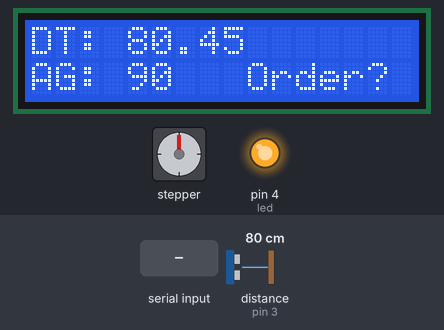
A sketch run on a simulated Arduino Uno, built with avr-gcc and run on an emulated ATmega328P. On the bench: 16×2 character LCD, stepper motor, output pins drawn as LEDs (lit = HIGH). Wiring (inferred from the names in the program): ultrasonic range finder: trigger pin 2; echo pin 3. The test bench sets the inputs (shaded band); at power-on: distance to the obstacle (sensor on pin 3) 80 cm. The echo pulse lasts 58.3 µs per cm; stepper angles assume 256 steps per turn; pins used as bus, display or sensor lines are not drawn; what the sketch prints to the serial monitor is not drawn.

Above: at 0.1 s.
1.3 s: distance to the obstacle (sensor on pin 3) set to 4 cm
3.9 s: "R90\n" received over Serial
7.9 s: distance to the obstacle (sensor on pin 3) set to 9 cm
At 10.0 s:
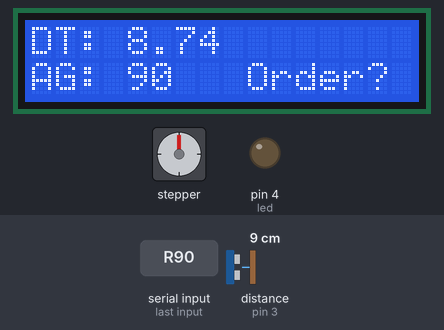
10.5 s: distance to the obstacle (sensor on pin 3) set to 12 cm
At 11.6 s:
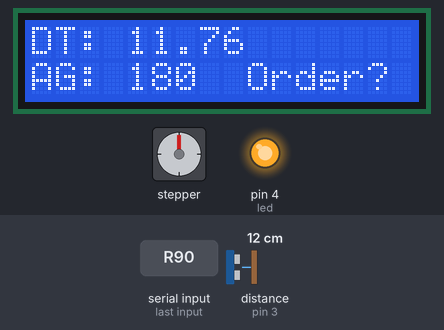
12.8 s: "R" received over Serial
At 13.19 s:
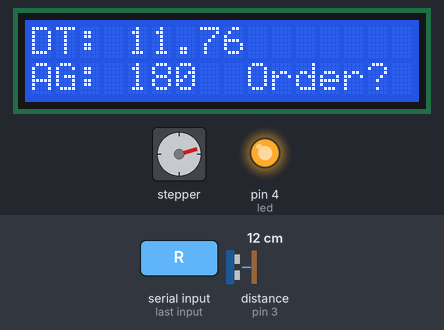
21.5 s: "R,45\n" received over Serial
At 23.09 s:
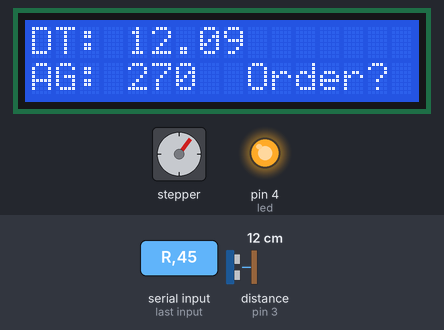
Timing chart, 0 to 35.8 s (numbered marks = the images above; inputs shaded):
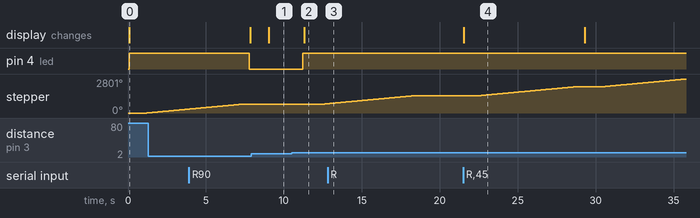

Measured:
- the behaviour switches between 10 and 11 cm on distance to the obstacle (sensor on pin 3) (found by bisection; images 1 and 2)
- after the input at 7.9 s, the display: changes after 1.1 s (image 1)
- after the input at 10.5 s, pin 4 (led): LOW → HIGH after 0.72 s; stepper: turns 46° clockwise in 0.38 s, starting after 1.9 s; the display: changes after 0.82 s (image 2)
- after the input at 12.8 s, stepper: goes on until 18.5 s, then stays 1440°
- after the input at 21.5 s, stepper: turns 720° clockwise in 6.1 s, then 639° clockwise in 5.4 s; the display: changes at once (image 4)

The sketch:

version_2.ino
```cpp
/**
   角度参数说明
  steps=5.68888  旋转1度
  steps=170.666  旋转30度
  steps=256      旋转45度
  steps=341.333  旋转60度
  steps=512      旋转90度
  steps=1024     旋转180度
  steps=2048     旋转360度
*/
#include<Stepper.h>
// 步进电机旋转一圈的步数
const int STEPS = 256;
// 初始化步进电机要使用的Arduino的引脚编号
Stepper myStepper(STEPS, 8 , 9  , 10, 11   );

/**

 */
int a = 512; //电机角度 默认逆时针90°
int b ;//用来转换a的值
int c ;//停止
int d = 10; //超声波空值的距离 默认值是10cm
int i ;//用户是否修改串口判断
int r ;//判断用户选择的时针方向选择
int jd;//用户修改角度的值的判断
int ledjd;//led显示的角度

/**
   超声波
*/
#define led 4//led灯端口
// 发声口
const int TrigPin = 2;
//回声口
const int EchoPin = 3;
//距离
float distance;


/**
   lcd显示屏
*/
#include <Wire.h>  //加载Wire通讯库
#include <LiquidCrystal_I2C.h>  //加载液晶屏库
LiquidCrystal_I2C lcd(0x27, 16, 2); // 设 LCD的地址为0x27，16列2行


//声明用到的函数
int updateDJ(int r);//串口修改电机
void jvliBycsb();//超声波
void initLcd(float distance, int jd); //初始化lcd
void initDJ(int a );//初始化电机


void setup()
{
  // 设置转速，单位r/min
  myStepper.setSpeed(20);//脉冲r/min
  Serial.begin(9600);// 初始化串口

  //超声波操作
  pinMode(TrigPin, OUTPUT);//  发声输出
  pinMode(EchoPin, INPUT);  //  回声输入
  pinMode(led, OUTPUT);//小灯输入口

  //lcd操作
  lcd.begin();     //初始化LCD init
  lcd.backlight(); //打开背光
}

void loop()
{


  initDJ(a);
}


//lcd显示实现 distance：要显示的距离参数，jd:要显示的角度参数
void initLcd(float distance, int jd) {
  lcd.clear();
  //第一排
  lcd.setCursor(0, 0);
  lcd.print("DT:");
  lcd.setCursor(4, 0);
  lcd.print(distance);

  //第二排
  lcd.setCursor(0, 1);
  lcd.print("AG:");

  lcd.setCursor(4, 1);
  lcd.print(ledjd);
  lcd.setCursor(9, 1);
  lcd.print("Order?");
}


//超声波测距函数实现
int  jvliBycsb(float distance, int a1) {
  int getjd;
  //设置
  digitalWrite(TrigPin, LOW);
  delayMicroseconds(2);
  digitalWrite(TrigPin, HIGH);
  delayMicroseconds(10);
  digitalWrite(TrigPin, LOW);
  pinMode(led, OUTPUT);

  //距离逻辑
  distance = pulseIn(EchoPin, HIGH) / 58.0;
  int c;//记录传来的步数
  if (a1 != 0) {
    c = a1;
  }
  if (distance <= d) {
    a1 = 0;
    getjd = 0;
    digitalWrite(led, LOW);//关闭灯光
  } else {
    //电机初始化
    a1 = c;
    digitalWrite(led, HIGH);
  }

  Serial.print("The current distance detected by the sensor is：【");
  Serial.print(distance);
  Serial.print("】cm");
  Serial.println();


  if (a1 == 256) {
    getjd = 45;
  }
  else if (a1 == -256) {
    getjd = -45;
  }
  else if (a1 == 512) {
    getjd = 90;
  }
  else if (a1 == -512) {
    getjd = -90;
  }
  else if (a1 == 1024) {
    getjd = 180;
  }
  else if (a1 == -1024) {
    getjd = -180;
  }
  else if (a1 == 2048) {
    getjd = 360;
  }
  else if (a1 == -2048) {
    getjd = -360;
  }

  ledjd = (ledjd + getjd);
  initLcd( distance, ledjd ); //显示lcd
  delay(1000);

  return a1;
}


//实现修改电机角度函数
int updateDJ(int r) {
  //  int jd;//定义选择的度数
  Serial.print("int volume of R:");
  Serial.println(r);

  //第一个开关 r 判断用户选择顺时针还是逆时针 以及 保存数据
  while (true) {

    r = Serial.parseInt();//默认值是0（int）
    if (r == 0) {
      Serial.println("Please select the angle you want to modify");
      Serial.println("【1 is clockwise】");
      Serial.println("【2 is counter-clockwise】");
      Serial.println("【3 is the sensor】");
      Serial.println("【4 Save and exit】");
    }
    //顺势针
    else if (r == 1) {
      while (true) {
        //第二个开关 jd 判断用户选择的角度
        jd = Serial.parseInt();//默认值是0（int）
        if (jd == 0) {
          Serial.println("Please select the clockwise angle you want to modify");
          Serial.println("【1-45°】");
          Serial.println("【2-90°】");
          Serial.println("【3-180°】");
          Serial.println("【4-360°】");
        }
        else if (jd == 1) {
          //第三个开关,给a赋值
          while (true) {
            a = 256;
            Serial.println("The current motor angle has been modified to-45°");
            break;//退出当前循环
          }
          break;

        }
        else if (jd == 2) {
          //第三个开关,给a赋值
          while (true) {
            a = 512;
            Serial.println("The current motor angle has been modified to-90°");
            break;//退出当前循环
          }   break;
        }


        else if (jd == 4) {
          //第三个开关,给a赋值
          while (true) {
            a = 1024;
            Serial.println("The current motor angle has been modified to-180°");
            break;//退出当前循环
          }   break;
        }
        else if (jd == 4) {
          //第三个开关,给a赋值
          while (true) {
            a = 1024;
            Serial.println("The current motor angle has been modified to-360°");
            break;//退出当前循环
          }   break;
        }

      }

    }

    //逆时针
    else if (r == 2) {

      //第二个开关 jd 判断用户选择的角度
      while (true) {
        jd = Serial.parseInt();//默认值是0（int）
        if (jd == 0) {
          Serial.println("Please select the counterclockwise angle you want to modify");
          Serial.println("【1-45°】");
          Serial.println("【2-90°】");
          Serial.println("【3-180°】");
          Serial.println("【4-360°】");
        }
        else if (jd == 1) {
          //第三个开关,给a赋值
          while (true) {
            a = -256;
            Serial.println("The current motor angle has been modified to-45°");
            break;//退出当前循环
          }
          break;

        }
        else if (jd == 2) {
          //第三个开关,给a赋值
          while (true) {
            a = -512;
            Serial.println("The current motor angle has been modified to-90°");
            break;//退出当前循环
          }  break;
        }
        else if (jd == 3) {
          //第三个开关,给a赋值
          while (true) {
            a = -1024;
            Serial.println("The current motor angle has been modified to-180°");
            break;//退出当前循环
          }  break;
        }
        else if (jd == 4) {
          //第三个开关,给a赋值
          while (true) {
            a = -1024;
            Serial.println("The current motor angle has been modified to-360°");
            break;//退出当前循环
          }  break;
        }
      }

    }


    else if (r == 3) {
      //第二个开关 jd 判断用户选择的角度
      while (true) {
        d = Serial.parseInt();//默认值是0（int）
        if (d > 0) {
          Serial.print("The distance of the currently set sensor is");
          Serial.println(d);
          break;
        } else {
          Serial.println("Please select the distance of the sensor you want to modify");
          Serial.print("The distance of the currently set sensor is");
          Serial.println(d);
        }
      }
    }
    //保存退出
    else {

      //第4个开关，传值
      while (true) {
        initDJ(a);
      }
    }
  }
}


//初始化电机 a:电机的旋转度数
void initDJ(int a ) {
  //调用超声波测距
  a = jvliBycsb(distance, a );

  Serial.print("Now a：【");
  Serial.print(a);
  Serial.println("】Milliseconds");
  Serial.print("The distance of the currently set sensor is【");
  Serial.print(d);
   Serial.println("】cm");
  //打印电机当前度数的状态
  if (a == 256) {
    Serial.print("Current motor running state clockwise【45°】rotation delay");
    Serial.print(a);
    Serial.println("Milliseconds");
  }
  else if (a == -256) {
    Serial.print("Current motor running state counterclockwise【45°】rotation delay");
    Serial.print(a);
    Serial.println("Milliseconds");
  }
  else if (a == 512) {
    Serial.print("Current motor running state clockwise【90°】rotation delay");
    Serial.print(a);
    Serial.println("Milliseconds");
  }
  else if (a == -512) {
    Serial.print("Current motor running state counterclockwise【90°】rotation delay");
    Serial.print(a);
    Serial.println("Milliseconds");
  }
  else if (a == 1024) {
    Serial.print("Current motor running state clockwise【180°】rotation delay");
    Serial.print(a);
    Serial.println("Milliseconds");
  }
  else if (a == -1024) {
    Serial.print("Current motor running state counterclockwise【180°】rotation delay");
    Serial.print(a);
    Serial.println("Milliseconds");
  }
  else if (a == 2048) {
    Serial.print("Current motor running state clockwise【360°】rotation delay");
    Serial.print(a);
    Serial.println("Milliseconds");
  }
  else if (a == -2048) {
    Serial.print("Current motor running state counterclockwise【360°】rotation delay");
    Serial.print(a);
    Serial.println("Milliseconds");
  }


  // 电机运行
  myStepper.step(a);
  //判断a的正负
  if (a < 0) {
    b = -a;
  } else {
    b = a;
  }
  delay(b);  //设置延迟为a的值

  //串口输入判断
  //判断用户是否想要修改电机的旋转角度
  Serial.println("To modify the system, enter【R】");
  //  Serial.print("退出系统，请输入N");
  i = Serial.read();
  //  对串口数据进行操作
  //输入了R，进行修改
  if (i == 'R') {
    updateDJ(i);
  }

}
```
